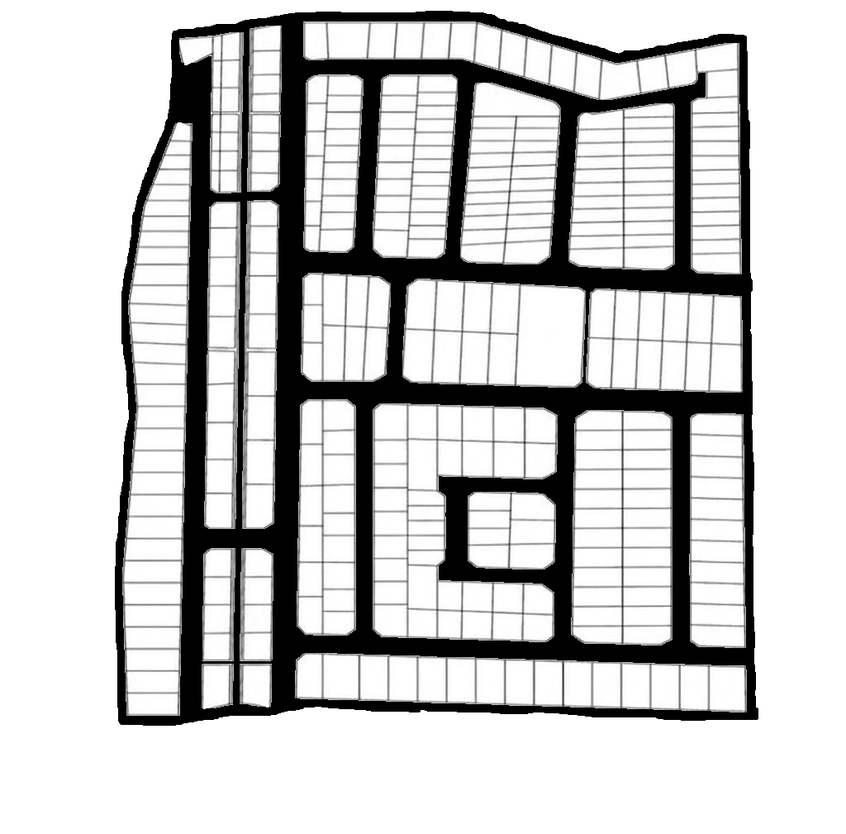
#> input picture scratch/lot_map_swap_backup/lot_plan_roads.png, 846 x 834 px, shrunk from 1024 x 1009 before the run
$ python -i generate_lot_plan_roads_image.py   (imports and definitions only)
#> lines starting #> are read from the running program, lines starting #| are printed output that depends on the picture; after the words box and inside, x2 and y2 are one past the last pixel; in counts of white or black regions, pixels touching at a corner belong together
"""Generate display image with solid black ROAD corridors only.

Keeps the original lot-plan drawing inside each block (white lots, thin walls).
Road corridors are detected as wide white regions between blocks; the hand-
annotated strokes pick which corridors become solid black (gaps filled).

Usage:
    python scripts/generate_lot_plan_roads_image.py
"""

from __future__ import annotations

from pathlib import Path

import cv2
import numpy as np

BASE_DIR = Path(__file__).resolve().parent.parent
SRC_PATH = BASE_DIR / "static" / "images" / "lot_plan.png"
ANNOTATED_PATH = BASE_DIR / "static" / "images" / "lot_plan_roads_annotated.png"
BOUNDARY_PATH = BASE_DIR / "static" / "images" / "lot_plan_site_boundary.png"
OUT_PATH = BASE_DIR / "static" / "images" / "lot_plan_roads.png"

LINE_THRESHOLD = 200
MIN_AREA_FRAC = 0.00035
MAX_AREA_FRAC = 0.020
MAX_ASPECT = 7.0

ANNOTATED_DARK_THRESHOLD = 140
MARKER_DILATE_KERNEL = 7
MARKER_DILATE_ITERATIONS = 2
ROAD_CLOSE_KERNEL = 9


def load_line_mask(gray: np.ndarray) -> np.ndarray:
    _, cells = cv2.threshold(gray, LINE_THRESHOLD, 255, cv2.THRESH_BINARY)
    line = cv2.bitwise_not(cells)
    line = cv2.morphologyEx(
        line, cv2.MORPH_CLOSE, np.ones((3, 3), np.uint8), iterations=1
    )
    return cv2.bitwise_not(line)


def is_lot_cell(
    area: float, x: int, y: int, bw: int, bh: int, w: int, h: int, img_area: float
) -> bool:
    min_area = MIN_AREA_FRAC * img_area
    max_area = MAX_AREA_FRAC * img_area
    if area < min_area or area > max_area:
        return False
    if x <= 1 or y <= 1 or (x + bw) >= (w - 1) or (y + bh) >= (h - 1):
        return False
    long_side = max(bw, bh)
    short_side = max(min(bw, bh), 1)
    if long_side / short_side > MAX_ASPECT:
        return False
    return True


def build_lot_interior_mask(gray: np.ndarray) -> np.ndarray:
    h, w = gray.shape
    img_area = float(h * w)
    cells = load_line_mask(gray)
    num, labels, stats, _ = cv2.connectedComponentsWithStats(cells, connectivity=4)
    lot_interior = np.zeros((h, w), dtype=np.uint8)
    for i in range(1, num):
        x, y, bw, bh, area = stats[i]
        if is_lot_cell(float(area), x, y, bw, bh, w, h, img_area):
            lot_interior[labels == i] = 255
    return lot_interior


# [133 lines left out: functions build_corridor_components, build_marker_mask, build_road_mask, _flood_outside_from_border, build_site_mask_from_boundary, build_site_mask_from_plan and 2 more, not called in this run]


# [2 lines not run here, left out]

>>> import cv2
>>> picture = cv2.imread('../scratch/lot_map_swap_backup/lot_plan_roads.png', cv2.IMREAD_GRAYSCALE)
#> picture is the input picture: shape (834, 846); min 0, max 255, mean 201.7
>>> result = build_lot_interior_mask(picture)
#> in load_line_mask, `_, cells = cv2.threshold(gray, LINE_THRESHOLD, 255, cv2.THRESH_BINARY)`:
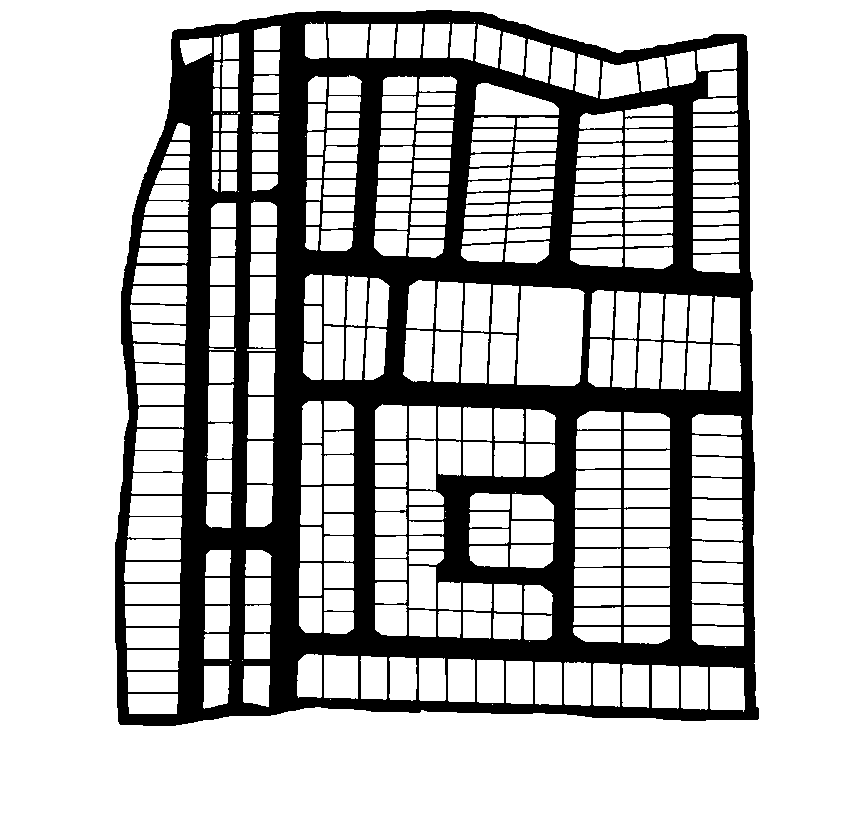
#> cells: shape (834, 846); 74.4% white; 1 black region, box (x1, y1, x2, y2) and area: (115, 10, 759, 726) 180304
#> in load_line_mask, `line = cv2.morphologyEx( line, cv2.MORPH_CLOSE, np.ones((3, 3), np.uin..`:
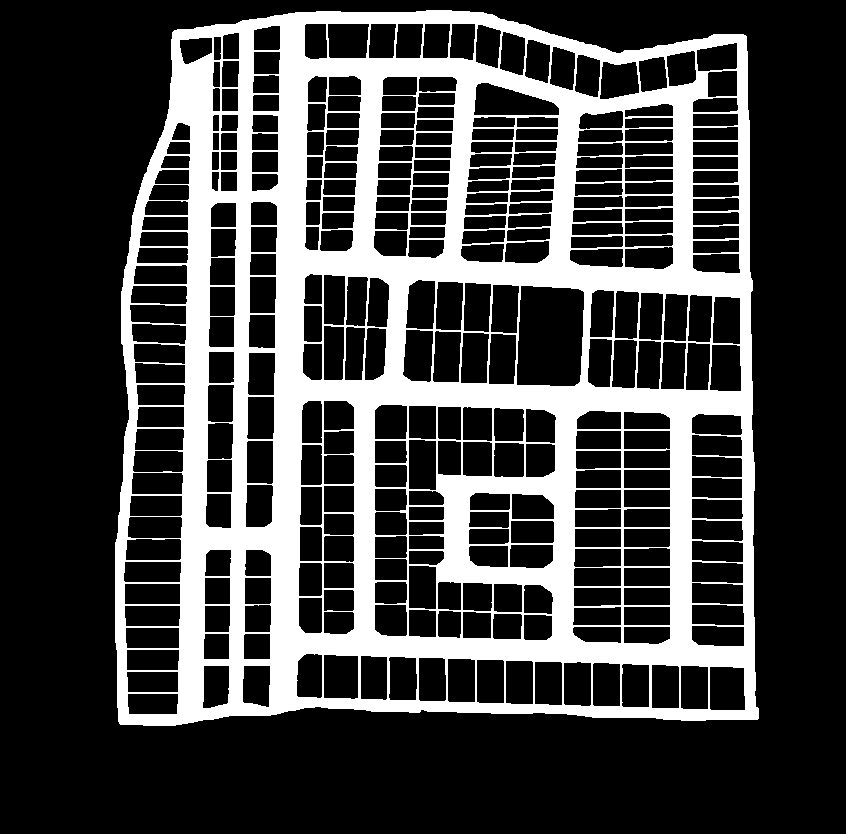
#> line: shape (834, 846); 25.6% white; 1 white region, box (x1, y1, x2, y2) and area: (115, 10, 759, 726) 180905
#> in build_lot_interior_mask, `num, labels, stats, _ = cv2.connectedComponentsWithStats(cells, connec..`:
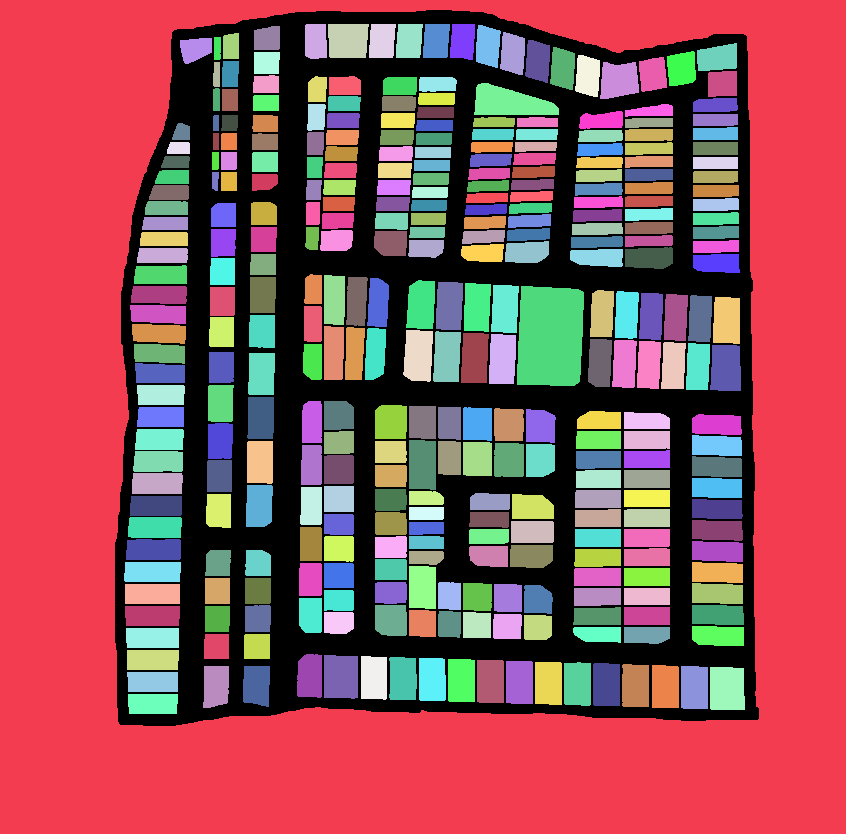
#> labels: shape (834, 846) int32; 334 distinct labels, from 0 to 333; one colour per label, 0 black
#> in build_lot_interior_mask, `num, labels, stats, _ = cv2.connectedComponentsWithStats(cells, connec..`: num = 334; stats = 334 rows, first 6: [115, 10, 644, 716, 180905], [0, 0, 846, 834, 277034], [305, 24, 22, 35, 736], [328, 24, 41, 34, 1319], [369, 24, 27, 34, 841], [396, 24, 27, 34, 843]
#> the loop in build_lot_interior_mask, `for i in range(1, num):` made 333 passes
#> (x, y, bw, bh, area, long_side in is_lot_cell, short_side in is_lot_cell) on passes 2 to 4: (305, 24, 22, 35, 736, 35, 22), (328, 24, 41, 34, 1319, 41, 34), (369, 24, 27, 34, 841, 34, 27)
#> after the loop in build_lot_interior_mask, `for i in range(1, num):`:
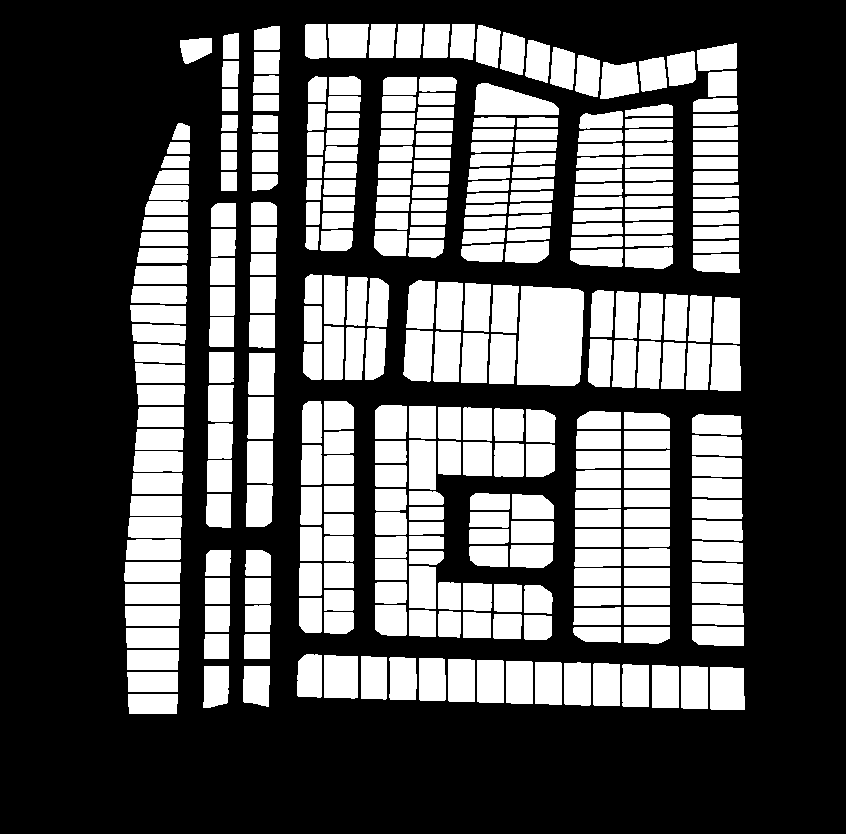
#> lot_interior: shape (834, 846); 35% white; 325 white regions, largest, box (x1, y1, x2, y2) and area: (517, 286, 584, 386) 6201, (474, 83, 559, 115) 1877, (710, 667, 745, 710) 1464

$ run again, on accomplishments-images/04_applicant_registration_sheet.png
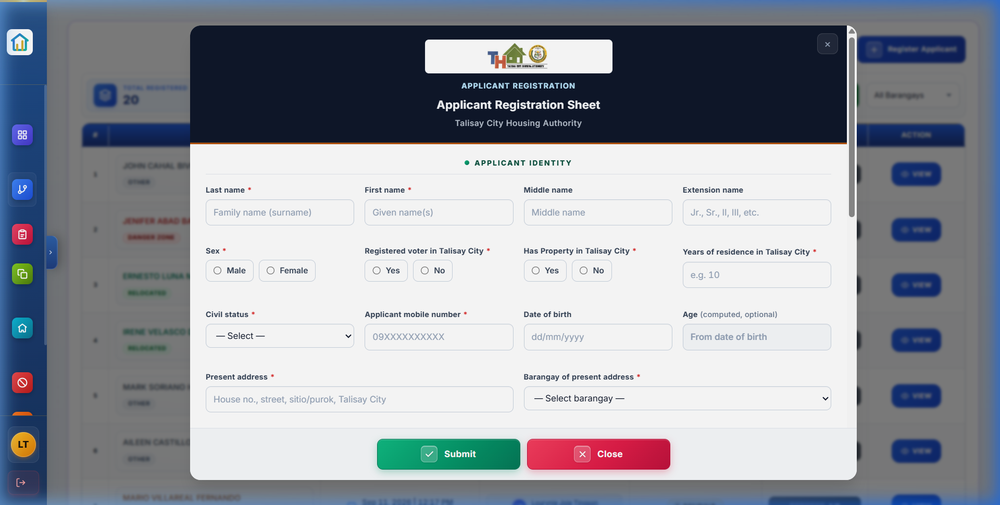
#> input picture accomplishments-images/04_applicant_registration_sheet.png, 1000 x 505 px, shrunk from 1920 x 970 before the run
#> cells: shape (505, 1000); 42.6% white; 178 white regions (163 under 20 px), largest, box (x1, y1, x2, y2) and area: (190, 26, 857, 480) 208538, (425, 40, 612, 73) 5264, (7, 29, 33, 55) 410
#> in build_lot_interior_mask, `num, labels, stats, _ = cv2.connectedComponentsWithStats(cells, connec..`:
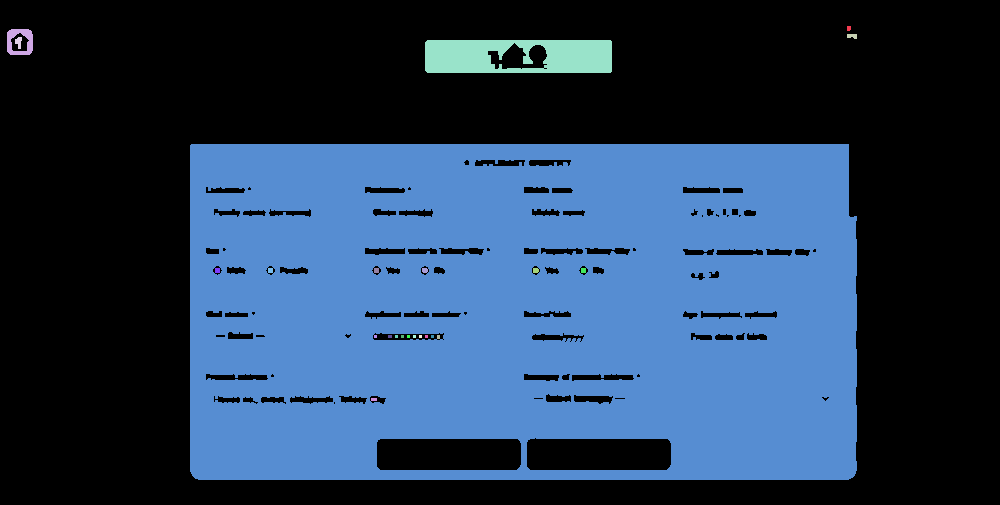
#> labels: shape (505, 1000) int32; 24 distinct labels, from 0 to 23; one colour per label, 0 black
#> num = 24; stats = 24 rows, first 6: [0, 0, 1000, 505, 293825], [847, 26, 4, 5, 19], [7, 29, 26, 26, 410], [847, 34, 10, 5, 41], [15, 37, 7, 12, 56], [425, 40, 187, 33, 5233]
#> the loop in build_lot_interior_mask, `for i in range(1, num):` made 23 passes
#> (x, y, bw, bh, area) on passes 3, 4, 6, 7, 8, 9, 10, 11: (847, 34, 10, 5, 41), (15, 37, 7, 12, 56), (190, 144, 667, 336, 205147), (215, 268, 5, 5, 25), (268, 268, 5, 5, 25), (374, 268, 5, 5, 25), (422, 268, 6, 5, 27), (533, 268, 6, 5, 28)
#> after the loop in build_lot_interior_mask, `for i in range(1, num):`:
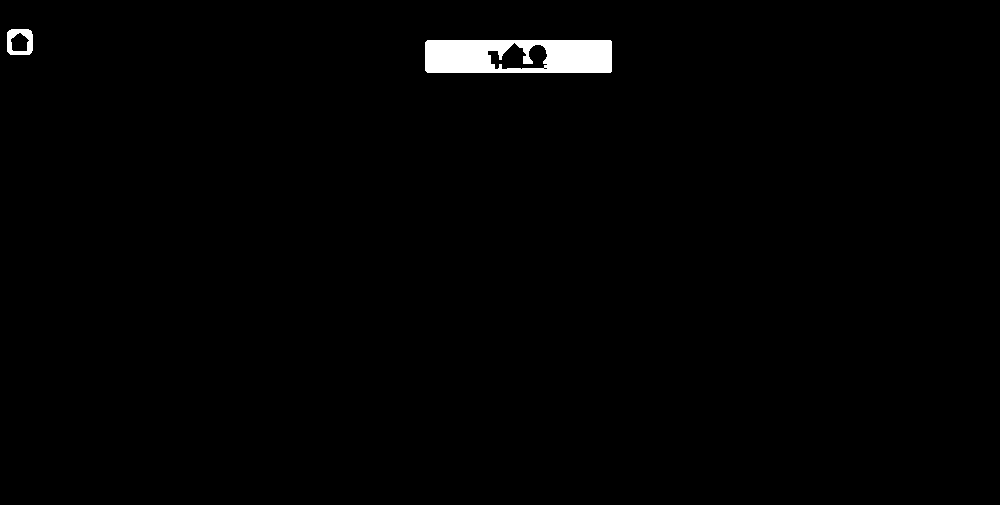
#> lot_interior: shape (505, 1000); 1.1% white; 2 white regions, box (x1, y1, x2, y2) and area: (425, 40, 612, 73) 5233, (7, 29, 33, 55) 410
